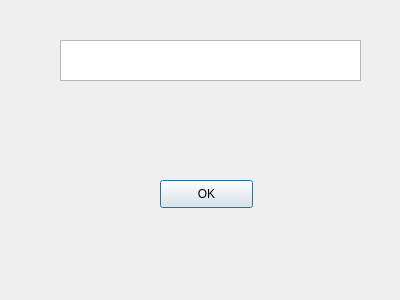
<?xml version="1.0" encoding="UTF-8"?>
<ui version="4.0">
 <class>MainWindow</class>
 <widget class="QDialog" name="MainWindow">
  <property name="geometry">
   <rect>
    <x>0</x>
    <y>0</y>
    <width>400</width>
    <height>300</height>
   </rect>
  </property>
  <property name="windowTitle">
   <string>Dialog</string>
  </property>
  <widget class="QTextEdit" name="textEdit">
   <property name="geometry">
    <rect>
     <x>60</x>
     <y>40</y>
     <width>301</width>
     <height>41</height>
    </rect>
   </property>
  </widget>
  <widget class="QLabel" name="label">
   <property name="geometry">
    <rect>
     <x>60</x>
     <y>130</y>
     <width>55</width>
     <height>16</height>
    </rect>
   </property>
   <property name="text">
    <string/>
   </property>
  </widget>
  <widget class="QPushButton" name="pushButton">
   <property name="geometry">
    <rect>
     <x>160</x>
     <y>180</y>
     <width>93</width>
     <height>28</height>
    </rect>
   </property>
   <property name="text">
    <string>OK</string>
   </property>
  </widget>
 </widget>
 <resources/>
 <connections/>
</ui>
